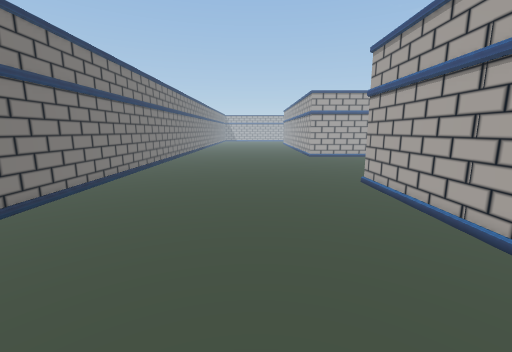
View 1 (above)

18 first-person views from a walk through a 3-D level made in the Unity game engine. The camera is 1.2 m above the floor, tilts 10° down and sees 90° across. The floor is counted in squares, 0.5 m on a side. Each view is taken from the middle of a square. On the plan, view 1 faces up. The plan holds only what a view shows up to about 17 squares ahead; the rest is blank. The place goes on beyond the plan. Door leaves are left out, so doorways stand open. Some surface patterns are stand-ins.

View 2
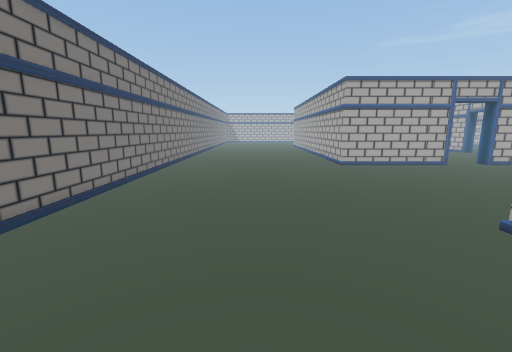

View 3
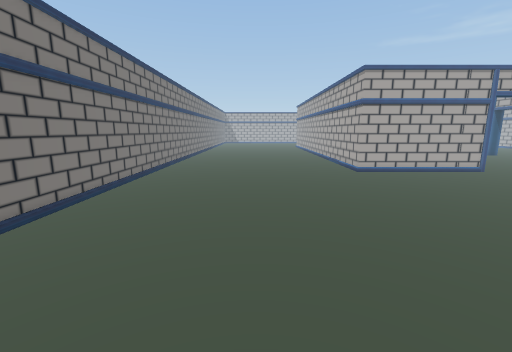

View 4
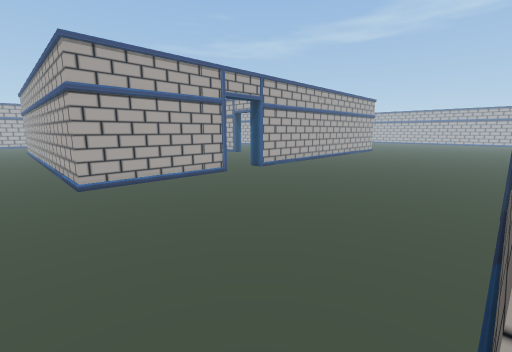

View 5
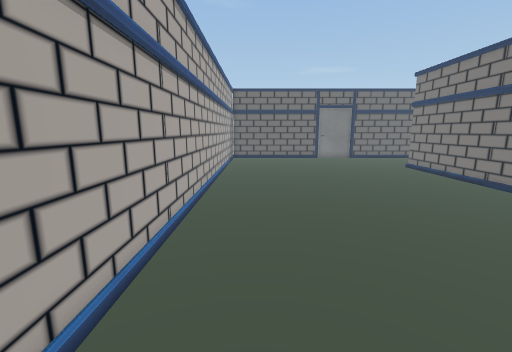

View 6
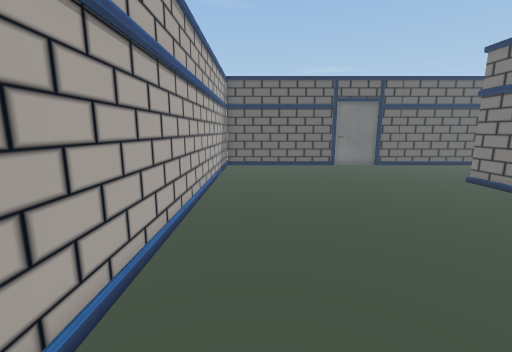

View 7
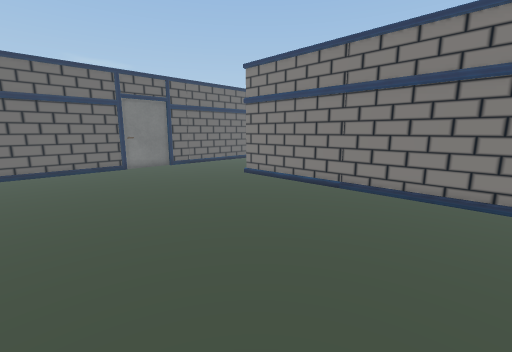

View 8
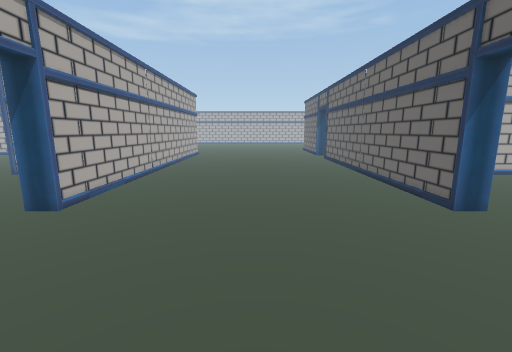

View 9
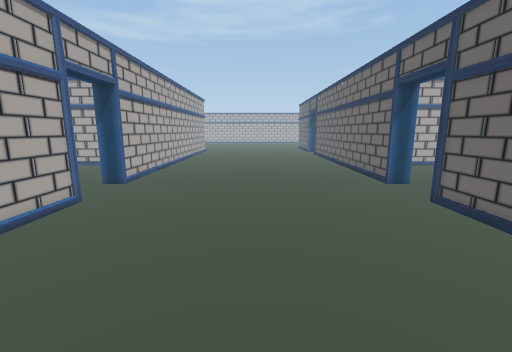

View 10
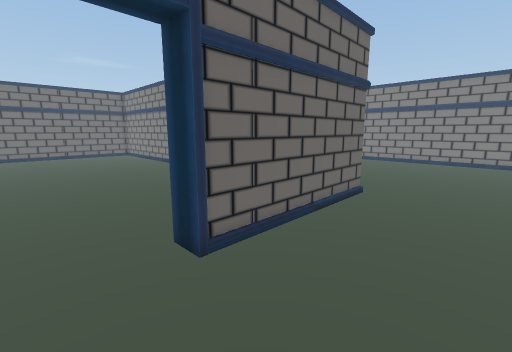

View 11
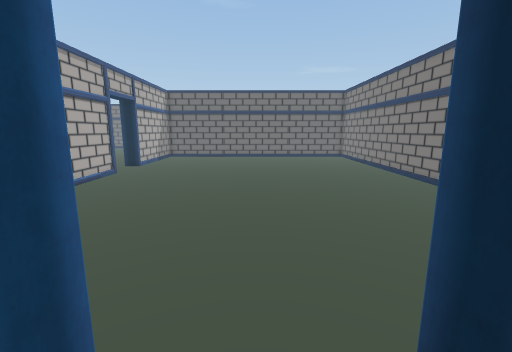

View 12
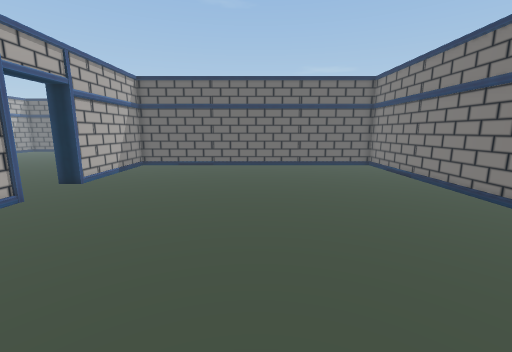

View 13
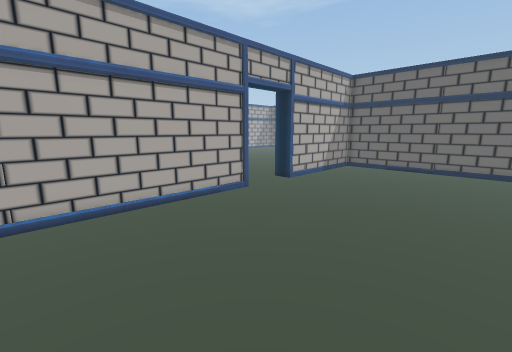

View 14
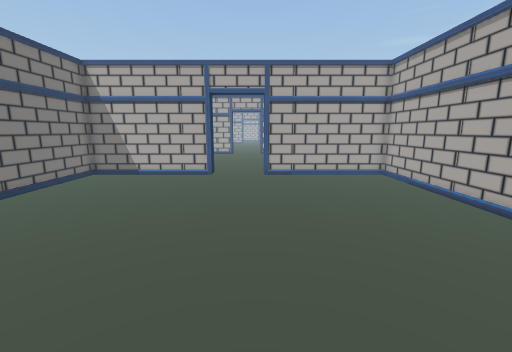

View 15
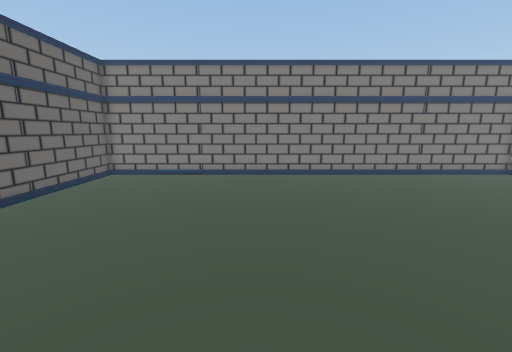

View 16
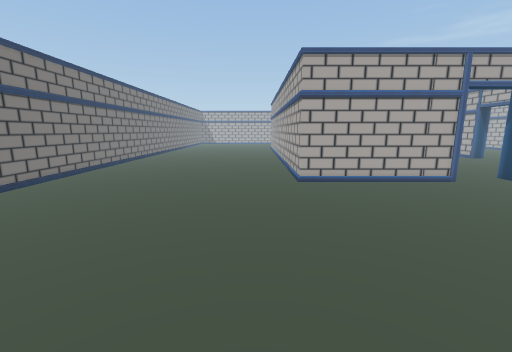

View 17
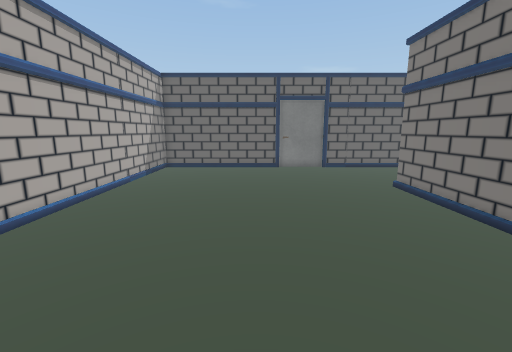

View 18
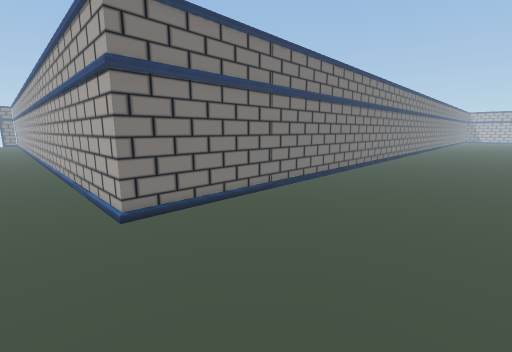

### Floor plan
Points are (right, up) in squares from view 1. A wall is a line through its corners. A room is listed if a view was taken in it or the views show most of it. See-through windows are left out.
Room 1 (views 1, 2, 3, 4, 5, 6, 7, 8, 9, 10, 11, 16, 17, 18)
walls: (15.5, 11.9) (25.4, 11.9); (12.6, 24.1) (5.1, 24.1) (5.1, 29.5); (-7.1, 29.4) (-7.1, -4.9) (-10.5, -4.9); (25.2, 24.1) (15.5, 24.1); (-10.5, -11.1) (5.1, -11.1) (5.1, 11.9) (12.5, 11.9)
ways out: open door at (14, 11.5) to room 2; open door at (14, 24.5)
Room 2 (views 12, 13, 14, 15)
walls: (22.1, -1.6) (22.1, 11.1) (15.5, 11.1); (13.9, -11.1) (21.5, -11.1); (12.5, 11.1) (5.9, 11.1) (5.9, -11.1) (12.1, -11.1); (22.1, -10.5) (22.1, -4.5)
ways out: open door at (14, 11.5) to room 1; open door at (22.5, -3)

Positions as (right, up) in squares from view 1, and headings:
1: (0, 0), facing up
2: (-1, 6), facing up
3: (-1, 9), facing up
4: (3, 12), facing up-right
5: (3, 12), facing down
6: (3, 7), facing down
7: (3, 6), facing down-left
8: (8, 18), facing right
9: (4, 18), facing right
10: (15, 16), facing down-left
11: (14, 13), facing down
12: (14, 7), facing down
13: (14, 6), facing down-right
14: (15, -3), facing up
15: (20, -3), facing left
16: (3, 12), facing up
17: (-1, 6), facing down
18: (0, -7), facing up-left
